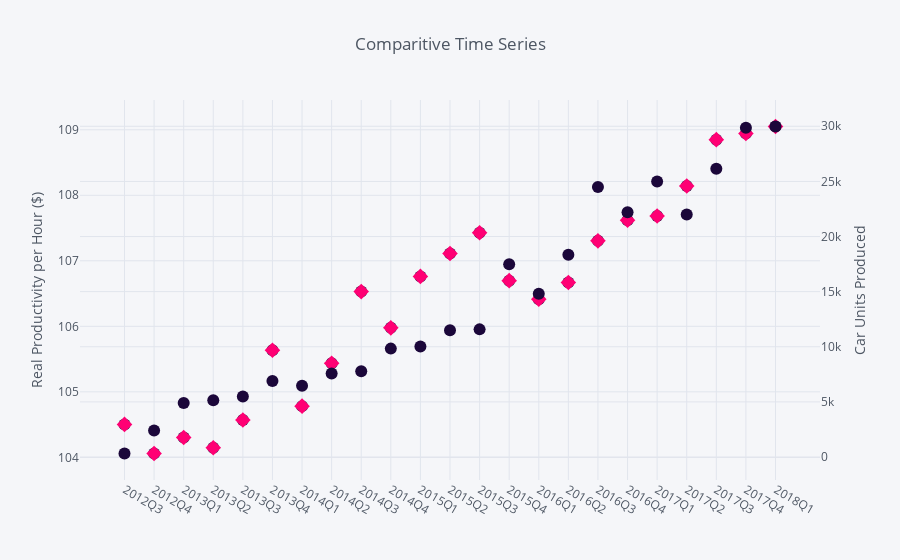

The notebook cell this image was saved under:
### Code cell
fig2 = df.iplot(
    columns=['Real Output per Hour'], 
    asFigure=True, 
    kind='scatter', 
    showlegend=False,
    colors = ('#ff0074'),
    x='Date',
    mode='markers',
    symbol='diamond'
    )
fig3 = df.iplot(
    asFigure=True,
    kind='scatter', 
    secondary_y=['Tesla Production'],
    showlegend=False,
    title='Comparitive Time Series',
    yTitle='Real Productivity per Hour ($)',
    secondary_y_title = 'Car Units Produced',
    colors = ('#1b073a'),
    x='Date',
    mode='markers',
    )

fig3['data'].extend(fig2['data'])

iplot(fig3)

### Figure 1 — Plotly figure (JSON) as saved in the notebook; plotly's stock layout.template omitted (floating-point values rounded to 4 significant figures)
{"data": [{"line": {"color": "rgba(27, 7, 58, 1.0)", "dash": "solid", "shape": "linear", "width": 1.3}, "marker": {"size": 12, "symbol": "dot"}, "mode": "markers", "name": "Tesla Production", "text": "", "type": "scatter", "x": ["2012Q3", "2012Q4", "2013Q1", "2013Q2", "2013Q3", "2013Q4", "2014Q1", "2014Q2", "2014Q3", "2014Q4", "2015Q1", "2015Q2", "2015Q3", "2015Q4", "2016Q1", "2016Q2", "2016Q3", "2016Q4", "2017Q1", "2017Q2", "2017Q3", "2017Q4", "2018Q1"], "xaxis": "x1", "y": [321, 2400, 4900, 5150, 5500, 6892, 6457, 7579, 7785, 9834, 10030, 11507, 11580, 17478, 14820, 18345, 24500, 22200, 25000, 22000, 26150, 29870, 29980], "yaxis": "y2"}, {"line": {"color": "rgba(27, 7, 58, 0.8999999999999999)", "dash": "solid", "shape": "linear", "width": 1.3}, "marker": {"size": 12, "symbol": "dot"}, "mode": "markers", "name": "Real Output per Hour", "text": "", "type": "scatter", "x": ["2012Q3", "2012Q4", "2013Q1", "2013Q2", "2013Q3", "2013Q4", "2014Q1", "2014Q2", "2014Q3", "2014Q4", "2015Q1", "2015Q2", "2015Q3", "2015Q4", "2016Q1", "2016Q2", "2016Q3", "2016Q4", "2017Q1", "2017Q2", "2017Q3", "2017Q4", "2018Q1"], "y": [104.5, 104.1, 104.3, 104.1, 104.6, 105.6, 104.8, 105.4, 106.5, 106.0, 106.8, 107.1, 107.4, 106.7, 106.4, 106.7, 107.3, 107.6, 107.7, 108.1, 108.8, 108.9, 109.0]}, {"line": {"color": "rgba(255, 0, 116, 1.0)", "dash": "solid", "shape": "linear", "width": 1.3}, "marker": {"size": 12, "symbol": "diamond"}, "mode": "markers", "name": "Real Output per Hour", "text": "", "type": "scatter", "x": ["2012Q3", "2012Q4", "2013Q1", "2013Q2", "2013Q3", "2013Q4", "2014Q1", "2014Q2", "2014Q3", "2014Q4", "2015Q1", "2015Q2", "2015Q3", "2015Q4", "2016Q1", "2016Q2", "2016Q3", "2016Q4", "2017Q1", "2017Q2", "2017Q3", "2017Q4", "2018Q1"], "y": [104.5, 104.1, 104.3, 104.1, 104.6, 105.6, 104.8, 105.4, 106.5, 106.0, 106.8, 107.1, 107.4, 106.7, 106.4, 106.7, 107.3, 107.6, 107.7, 108.1, 108.8, 108.9, 109.0]}], "layout": {"legend": {"bgcolor": "#F5F6F9", "font": {"color": "#4D5663"}}, "paper_bgcolor": "#F5F6F9", "plot_bgcolor": "#F5F6F9", "showlegend": false, "title": "Comparitive Time Series", "titlefont": {"color": "#4D5663"}, "xaxis1": {"gridcolor": "#E1E5ED", "showgrid": true, "tickfont": {"color": "#4D5663"}, "title": "", "titlefont": {"color": "#4D5663"}, "zerolinecolor": "#E1E5ED"}, "yaxis1": {"gridcolor": "#E1E5ED", "showgrid": true, "tickfont": {"color": "#4D5663"}, "title": "Real Productivity per Hour ($)", "titlefont": {"color": "#4D5663"}, "zerolinecolor": "#E1E5ED"}, "yaxis2": {"anchor": "x1", "gridcolor": "#E1E5ED", "overlaying": "y1", "showgrid": true, "side": "right", "tickfont": {"color": "#4D5663"}, "title": "Car Units Produced", "titlefont": {"color": "#4D5663"}, "zerolinecolor": "#E1E5ED"}}}
